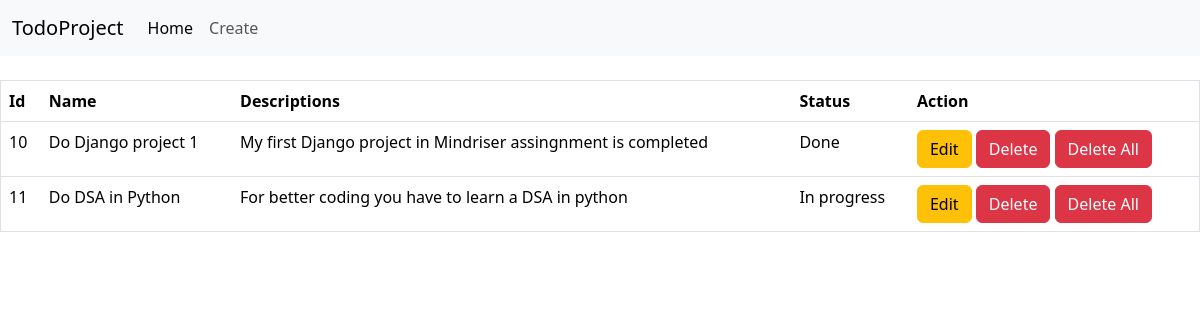
The page / on the database its author committed.
### base/models.py (models this page shows, shortened)
class Todoproject(models.Model):
    name = models.CharField(max_length = 100)
    description = models.TextField()
    status = models.CharField(max_length =50,choices=[('Done','Done'),('In progress', 'In progress'), ('Not done','Not done')])

### base/views.py (the view)
# urls.py: 2. Add a URL to urlpatterns:  path('', views.home, name='home')
def home(request):
    todos = Todoproject.objects.all()
    content = {'todos': todos}
    return render(request,'index.html',context=content)

### template/index.html (shortened to what this page needs)
<!DOCTYPE html>
<html lang="en">
<head>
    <link href="https://cdn.jsdelivr.net/npm/bootstrap@5.3.2/dist/css/bootstrap.min.css" rel="stylesheet">
</head>
<body>
{% include "nav.html" %}
    <br>
       <table border="1px" cellpadding="15px" width="100%" class="table">
            <thead>
                <tr>
                    <th>Id</th>
                    <th> Name </th>
                    <th> Descriptions</th>
                    <th>Status</th>
                    <th>Action</th>
                </tr>
            </thead>
            <tbody>
            {% for todo in todos %}
                <tr>
                    <td>{{todo.id}}</td>
                    <td>{{todo.name}}</td>
                    <td>{{todo.description}}</td>
                    <td>{{todo.status}}</td>
                    <td><a href="{% url 'edit' id=todo.id %}"><button class="btn btn-warning">Edit</button></a>
                        <a href="{% url 'delete' id=todo.id %}"><button class="btn btn-danger">Delete</button></a>
                        <a href="{% url 'deleteAll' %}"><button class="btn btn-danger"> Delete All </button></a>
                    </td>
                </tr>
            {% endfor %}
            </tbody>
    </table>
</body>
</html>

### rows shown on the page
Todoproject: id "10", name "Do Django project 1", description "My first Django project in Mindriser assingnment is completed", status "Done"
Todoproject: id "11", name "Do DSA in Python", description "For better coding you have to learn a DSA in python", status "In progress"
